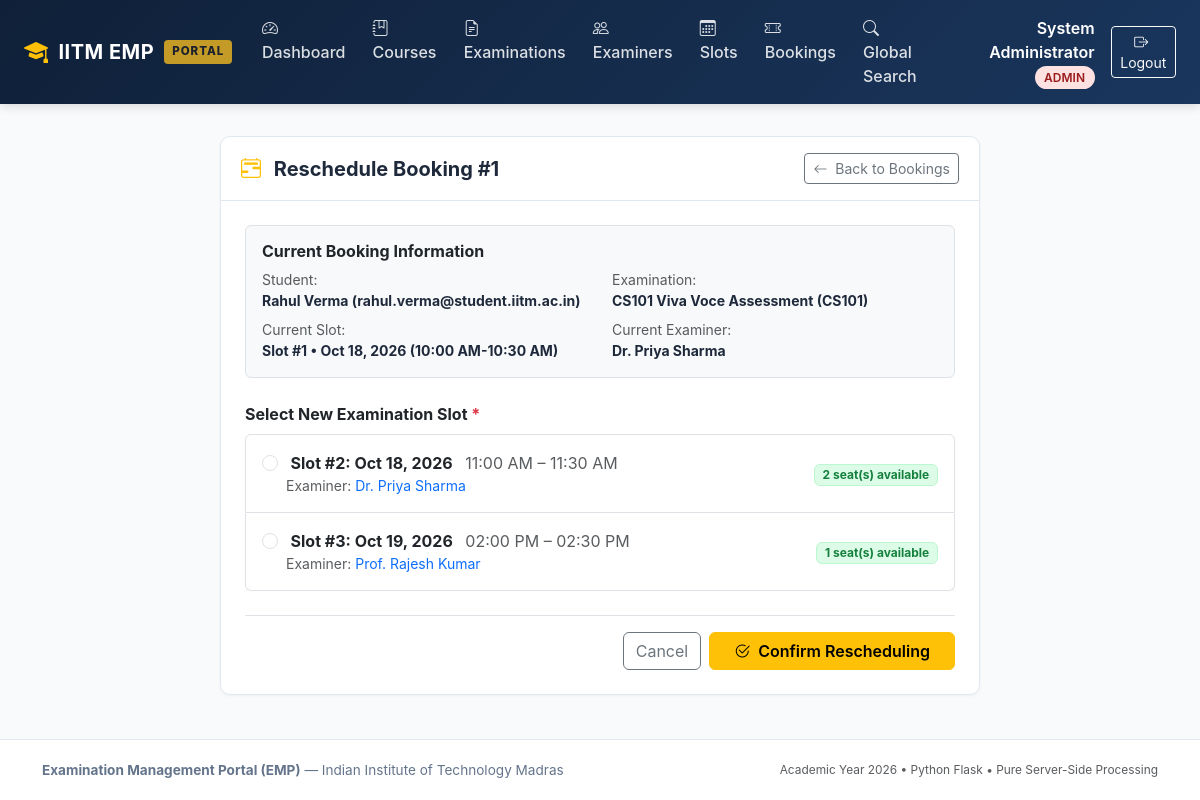
/admin/bookings/1/reschedule (signed in), run on the app's committed database.
### models/user.py (models this page shows, shortened)
class User(UserMixin, db.Model):
    __tablename__ = 'users'
    id = db.Column(db.Integer, primary_key=True, autoincrement=True)
    name = db.Column(db.String(150), nullable=False)
    email = db.Column(db.String(150), unique=True, nullable=False, index=True)
    password_hash = db.Column(db.String(256), nullable=False)
    role = db.Column(db.String(20), nullable=False)
    status = db.Column(db.String(20), nullable=False, default='active')
    created_at = db.Column(db.DateTime, default=datetime.now, nullable=False)
    examiner_profile = db.relationship('ExaminerProfile', back_populates='user', uselist=False, cascade='all, delete-orphan')
    slots = db.relationship('ExaminationSlot', back_populates='examiner', foreign_keys='ExaminationSlot.examiner_id', cascade='all, delete-orphan')
    bookings = db.relationship('Booking', back_populates='student', foreign_keys='Booking.student_id', cascade='all, delete-orphan')

### models/booking.py (models this page shows, shortened)
class Booking(db.Model):
    __tablename__ = 'bookings'
    booking_id = db.Column(db.Integer, primary_key=True, autoincrement=True)
    student_id = db.Column(db.Integer, db.ForeignKey('users.id', ondelete='CASCADE'), nullable=False)
    slot_id = db.Column(db.Integer, db.ForeignKey('examination_slots.slot_id', ondelete='CASCADE'), nullable=False)
    booking_date = db.Column(db.DateTime, default=datetime.now, nullable=False)
    status = db.Column(db.String(30), nullable=False, default='Booked')
    student = db.relationship('User', back_populates='bookings', foreign_keys=[student_id])
    slot = db.relationship('ExaminationSlot', back_populates='bookings')
    evaluations = db.relationship('Evaluation', back_populates='booking', cascade='all, delete-orphan')

### models/examination.py (models this page shows, shortened)
class Examination(db.Model):
    __tablename__ = 'examinations'
    exam_id = db.Column(db.Integer, primary_key=True, autoincrement=True)
    course_id = db.Column(db.Integer, db.ForeignKey('courses.course_id', ondelete='CASCADE'), nullable=False)
    examination_name = db.Column(db.String(200), nullable=False)
    examination_type = db.Column(db.String(50), nullable=False)
    duration = db.Column(db.Integer, nullable=False, default=30)
    maximum_marks = db.Column(db.Float, nullable=False, default=100.0)
    slot_creation_start = db.Column(db.DateTime, nullable=False)
    slot_creation_end = db.Column(db.DateTime, nullable=False)
    slot_booking_start = db.Column(db.DateTime, nullable=False)
    slot_booking_end = db.Column(db.DateTime, nullable=False)
    status = db.Column(db.String(30), nullable=False, default='Draft')
    course = db.relationship('Course', back_populates='examinations')
    rubrics = db.relationship('Rubric', back_populates='examination', cascade='all, delete-orphan')
    slots = db.relationship('ExaminationSlot', back_populates='examination', cascade='all, delete-orphan')

### models/course.py (models this page shows, shortened)
class Course(db.Model):
    __tablename__ = 'courses'
    course_id = db.Column(db.Integer, primary_key=True, autoincrement=True)
    course_code = db.Column(db.String(50), unique=True, nullable=False, index=True)
    course_name = db.Column(db.String(200), nullable=False)
    description = db.Column(db.Text, nullable=True)
    status = db.Column(db.String(20), nullable=False, default='active')
    examinations = db.relationship('Examination', back_populates='course', cascade='all, delete-orphan')

### models/slot.py (models this page shows, shortened)
class ExaminationSlot(db.Model):
    __tablename__ = 'examination_slots'
    slot_id = db.Column(db.Integer, primary_key=True, autoincrement=True)
    examination_id = db.Column(db.Integer, db.ForeignKey('examinations.exam_id', ondelete='CASCADE'), nullable=False)
    examiner_id = db.Column(db.Integer, db.ForeignKey('users.id', ondelete='CASCADE'), nullable=False)
    date = db.Column(db.Date, nullable=False)
    start_time = db.Column(db.Time, nullable=False)
    end_time = db.Column(db.Time, nullable=False)
    maximum_student_capacity = db.Column(db.Integer, nullable=False, default=1)
    available_seats = db.Column(db.Integer, nullable=False, default=1)
    status = db.Column(db.String(30), nullable=False, default='Available')
    examination = db.relationship('Examination', back_populates='slots')
    examiner = db.relationship('User', back_populates='slots', foreign_keys=[examiner_id])
    bookings = db.relationship('Booking', back_populates='slot', cascade='all, delete-orphan')

### routes/admin.py (the view, shortened to what this page needs)
@admin_bp.route('/bookings/<int:booking_id>/reschedule', methods=['GET', 'POST'])
def reschedule_booking(booking_id):
    booking = db.session.get(Booking, booking_id) or abort(404)
    current_slot = booking.slot
    exam = current_slot.examination
    available_slots = ExaminationSlot.query.filter(
        ExaminationSlot.examination_id == exam.exam_id,
        ExaminationSlot.slot_id != current_slot.slot_id,
        ExaminationSlot.status == 'Available',
        ExaminationSlot.available_seats > 0
    ).all()
    return render_template('admin/reschedule_booking.html', booking=booking, exam=exam, current_slot=current_slot, available_slots=available_slots)

### routes/admin.py (called while the page is built)
@admin_bp.before_request
@login_required
@role_required('admin')
def check_admin():
    pass

### templates/admin/reschedule_booking.html (shortened to what this page needs)
{% extends 'base.html' %}
{% block content %}
<div class="row justify-content-center">
  <div class="col-lg-8">
    <div class="emp-card">
      <div class="emp-card-header d-flex justify-content-between align-items-center">
        <h5 class="mb-0 fw-bold">
          <i class="bi bi-calendar2-range text-warning me-2"></i>
          Reschedule Booking #{{ booking.booking_id }}
        </h5>
        <a href="{{ url_for('admin.bookings') }}" class="btn btn-sm btn-outline-secondary">
          <i class="bi bi-arrow-left me-1"></i> Back to Bookings
        </a>
      </div>
      <div class="p-4">
        <div class="bg-light p-3 rounded border mb-4">
          <h6 class="fw-bold text-dark mb-2">Current Booking Information</h6>
          <div class="row small">
            <div class="col-md-6 mb-2">
              <span class="text-muted">Student:</span>
              <strong class="d-block">{{ booking.student.name }} ({{ booking.student.email }})</strong>
            </div>
            <div class="col-md-6 mb-2">
              <span class="text-muted">Examination:</span>
              <strong class="d-block">{{ exam.examination_name }} ({{ exam.course.course_code }})</strong>
            </div>
            <div class="col-md-6">
              <span class="text-muted">Current Slot:</span>
              <strong class="d-block">Slot #{{ current_slot.slot_id }} &bull; {{ current_slot.date | date_format }} ({{ current_slot.start_time | time_format }}-{{ current_slot.end_time | time_format }})</strong>
            </div>
            <div class="col-md-6">
              <span class="text-muted">Current Examiner:</span>
              <strong class="d-block">{{ current_slot.examiner.name }}</strong>
            </div>
          </div>
        </div>
        <form method="POST">
          <div class="mb-4">
            <label for="new_slot_id" class="form-label fw-bold text-dark">
              Select New Examination Slot <span class="text-danger">*</span>
            </label>
            {% if available_slots %}
              <div class="list-group">
                {% for slot in available_slots %}
                  <label class="list-group-item list-group-item-action d-flex justify-content-between align-items-center p-3">
                    <div>
                      <input class="form-check-input me-2" type="radio" name="new_slot_id" value="{{ slot.slot_id }}" required>
                      <strong>Slot #{{ slot.slot_id }}: {{ slot.date | date_format }}</strong>
                      <span class="text-muted ms-2">{{ slot.start_time | time_format }} &ndash; {{ slot.end_time | time_format }}</span>
                      <div class="small text-muted ms-4">
                        Examiner: <span class="text-primary">{{ slot.examiner.name }}</span>
                      </div>
                    </div>
                    <div>
                      <span class="badge badge-status-available">{{ slot.available_seats }} seat(s) available</span>
                    </div>
                  </label>
                {% endfor %}
              </div>
            {% else %}
              <div class="alert alert-warning">
                <i class="bi bi-exclamation-triangle me-1"></i>
                No other alternative slots with available seats are currently scheduled for this examination.
              </div>
            {% endif %}
          </div>
          <div class="d-flex justify-content-end gap-2 border-top pt-3">
            <a href="{{ url_for('admin.bookings') }}" class="btn btn-outline-secondary">Cancel</a>
            {% if available_slots %}
              <button type="submit" class="btn btn-warning fw-semibold px-4">
                <i class="bi bi-check2-circle me-1"></i> Confirm Rescheduling
              </button>
            {% endif %}
          </div>
        </form>
      </div>
    </div>
  </div>
</div>
{% endblock %}

### templates/base.html (shortened to what this page needs)
<!DOCTYPE html>
<html lang="en">
<head>
  <link href="https://cdn.jsdelivr.net/npm/bootstrap@5.3.3/dist/css/bootstrap.min.css" rel="stylesheet">
  <link href="https://cdn.jsdelivr.net/npm/bootstrap-icons@1.11.3/font/bootstrap-icons.min.css" rel="stylesheet">
  <link rel="stylesheet" href="{{ url_for('static', filename='css/style.css') }}">
</head>
<body>
  <nav class="navbar navbar-expand-lg navbar-dark emp-navbar sticky-top">
    <div class="container-fluid px-lg-4">
      <a class="navbar-brand emp-brand" href="{{ url_for('index') }}">
        <i class="bi bi-mortarboard-fill text-warning fs-4"></i>
        <span>IITM EMP</span>
        <span class="emp-brand-badge">PORTAL</span>
      </a>
      <div class="collapse navbar-collapse" id="empNavbarNav">
        <ul class="navbar-nav me-auto mb-2 mb-lg-0">
          {% if current_user.is_authenticated %}
            {% if current_user.role == 'admin' %}
              <li class="nav-item">
                <a class="nav-link {% if request.endpoint == 'admin.dashboard' %}active{% endif %}" href="{{ url_for('admin.dashboard') }}">
                  <i class="bi bi-speedometer2 me-1"></i> Dashboard
                </a>
              </li>
              <li class="nav-item">
                <a class="nav-link {% if 'courses' in request.endpoint %}active{% endif %}" href="{{ url_for('admin.courses') }}">
                  <i class="bi bi-journal-bookmark me-1"></i> Courses
                </a>
              </li>
              <li class="nav-item">
                <a class="nav-link {% if 'examination' in request.endpoint %}active{% endif %}" href="{{ url_for('admin.examinations') }}">
                  <i class="bi bi-file-earmark-text me-1"></i> Examinations
                </a>
              </li>
              <li class="nav-item">
                <a class="nav-link {% if 'examiners' in request.endpoint %}active{% endif %}" href="{{ url_for('admin.examiners') }}">
                  <i class="bi bi-people me-1"></i> Examiners
                </a>
              </li>
              <li class="nav-item">
                <a class="nav-link {% if 'slots' in request.endpoint %}active{% endif %}" href="{{ url_for('admin.slots') }}">
                  <i class="bi bi-calendar3 me-1"></i> Slots
                </a>
              </li>
              <li class="nav-item">
                <a class="nav-link {% if 'bookings' in request.endpoint %}active{% endif %}" href="{{ url_for('admin.bookings') }}">
                  <i class="bi bi-ticket-perforated me-1"></i> Bookings
                </a>
              </li>
              <li class="nav-item">
                <a class="nav-link {% if request.endpoint == 'admin.search' %}active{% endif %}" href="{{ url_for('admin.search') }}">
                  <i class="bi bi-search me-1"></i> Global Search
                </a>
              </li>
            {% endif %}
          {% endif %}
        </ul>
        <div class="d-flex align-items-center gap-3">
          {% if current_user.is_authenticated %}
            <div class="text-white text-end d-none d-md-block">
              <span class="fw-semibold">{{ current_user.name }}</span>
              <span class="user-role-badge role-{{ current_user.role }} ms-1">{{ current_user.role }}</span>
            </div>
            <a href="{{ url_for('auth.logout') }}" class="btn btn-outline-light btn-sm">
              <i class="bi bi-box-arrow-right me-1"></i> Logout
            </a>
          {% endif %}
        </div>
      </div>
    </div>
  </nav>
  <main class="container-fluid px-lg-4 py-3">
    {% block content %}{% endblock %}
  </main>
  <footer class="emp-footer text-center mt-auto">
    <div class="container">
      <div class="d-flex flex-column flex-md-row justify-content-between align-items-center">
        <div>
          <strong>Examination Management Portal (EMP)</strong> &mdash; Indian Institute of Technology Madras
        </div>
        <div class="text-muted small mt-2 mt-md-0">
          Academic Year {{ current_year }} &bull; Python Flask &bull; Pure Server-Side Processing
        </div>
      </div>
    </div>
  </footer>
</body>
</html>

### static/css/style.css (style rules this page uses)
:root { --emp-primary: #1a365d; --emp-primary-light: #2b6cb0; --emp-primary-dark: #0f2038; --emp-accent: #c59b27; --emp-accent-hover: #b0881e; --emp-bg: #f8fafc; --emp-card-bg: #ffffff; --emp-border: #e2e8f0; --emp-text-main: #1e293b; --emp-text-muted: #64748b; --emp-success: #10b981; --emp-warning: #f59e0b; --emp-danger: #ef4444; }
body { font-family: -apple-system, BlinkMacSystemFont, "Segoe UI", Roboto, "Helvetica Neue", Arial, sans-serif; background-color: var(--emp-bg); color: var(--emp-text-main); min-height: 100vh; display: flex; flex-direction: column; }
.emp-navbar { background: linear-gradient(135deg, var(--emp-primary-dark) 0%, var(--emp-primary) 100%); box-shadow: 0 2px 10px rgba(0, 0, 0, 0.15); }
.emp-brand { font-weight: 700; letter-spacing: 0.5px; color: #ffffff !important; display: flex; align-items: center; gap: 10px; }
.emp-brand-badge { background: var(--emp-accent); color: #1a202c; font-size: 0.72rem; font-weight: 800; padding: 3px 8px; border-radius: 4px; letter-spacing: 1px; }
.navbar-dark .navbar-nav .nav-link { color: rgba(255, 255, 255, 0.85); font-weight: 500; transition: all 0.2s ease; padding: 0.5rem 0.85rem; border-radius: 6px; }
.user-role-badge { font-size: 0.75rem; font-weight: 600; text-transform: uppercase; padding: 0.25rem 0.6rem; border-radius: 20px; }
.role-admin { background-color: #fee2e2; color: #991b1b; }
main { flex: 1 0 auto; }
.emp-card { background: var(--emp-card-bg); border: 1px solid var(--emp-border); border-radius: 10px; box-shadow: 0 1px 3px rgba(0, 0, 0, 0.05); transition: box-shadow 0.2s ease; }
.emp-card-header { background: #ffffff; border-bottom: 1px solid var(--emp-border); font-weight: 600; padding: 1rem 1.25rem; border-radius: 10px 10px 0 0; }
.badge-status-available { background-color: #dcfce7; color: #15803d; border: 1px solid #bbf7d0; }
.emp-footer { background: #ffffff; border-top: 1px solid var(--emp-border); padding: 1.25rem 0; font-size: 0.85rem; color: var(--emp-text-muted); }

### data on the page
User: name "System Administrator", role "ADMIN"
Booking: booking_id "1"
User: student.name "Rahul Verma", student.email "rahul.verma@student.iitm.ac.in"
Examination: examination_name "CS101 Viva Voce Assessment"
Course: course.course_code "CS101"
ExaminationSlot: slot_id "1", date "Oct 18, 2026", start_time "10:00 AM", end_time "10:30 AM"
User: examiner.name "Dr. Priya Sharma"
ExaminationSlot: slot_id "2", date "Oct 18, 2026", start_time "11:00 AM", end_time "11:30 AM", examiner.name "Dr. Priya Sharma", available_seats "2"
ExaminationSlot: slot_id "3", date "Oct 19, 2026", start_time "02:00 PM", end_time "02:30 PM", examiner.name "Prof. Rajesh Kumar", available_seats "1"
